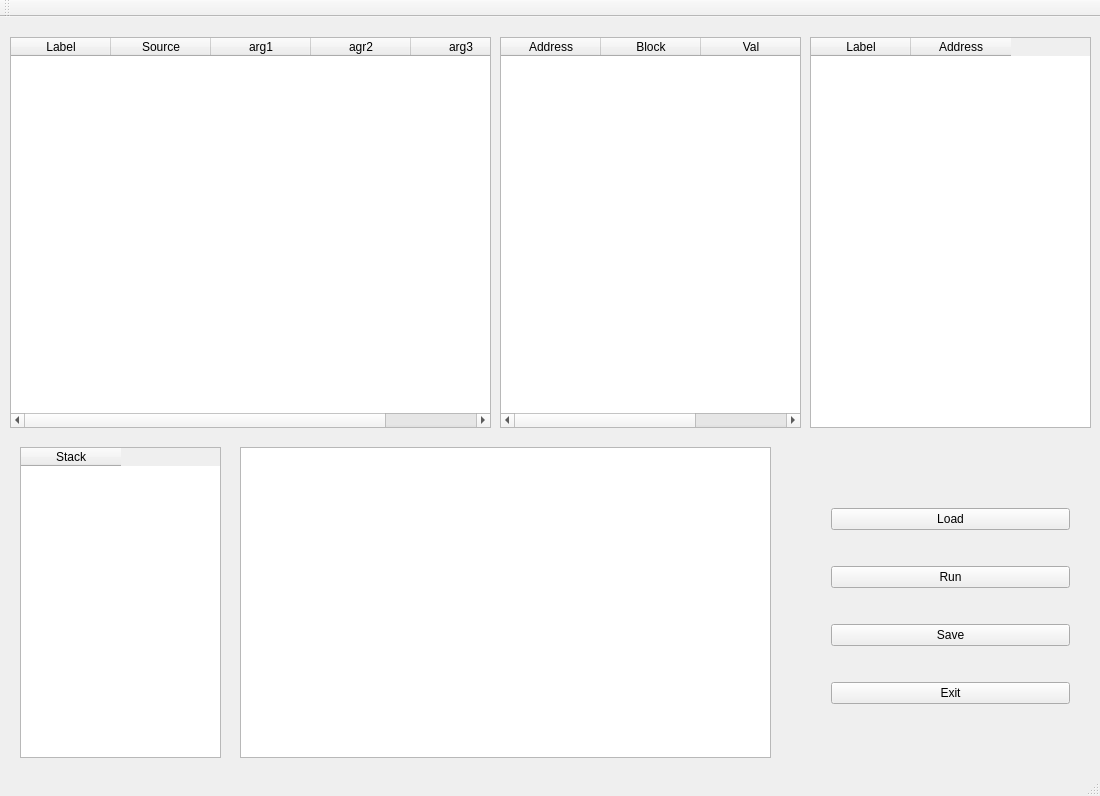
<?xml version="1.0" encoding="UTF-8"?>
<ui version="4.0">
 <class>VirtualMachineClass</class>
 <widget class="QMainWindow" name="VirtualMachineClass">
  <property name="geometry">
   <rect>
    <x>0</x>
    <y>0</y>
    <width>1100</width>
    <height>796</height>
   </rect>
  </property>
  <property name="windowTitle">
   <string>UCodeInterpreter</string>
  </property>
  <widget class="QWidget" name="centralWidget">
   <widget class="QWidget" name="verticalLayoutWidget">
    <property name="geometry">
     <rect>
      <x>820</x>
      <y>450</y>
      <width>261</width>
      <height>281</height>
     </rect>
    </property>
    <layout class="QVBoxLayout" name="verticalLayout">
     <item>
      <widget class="QPushButton" name="readButton">
       <property name="text">
        <string>Load</string>
       </property>
      </widget>
     </item>
     <item>
      <widget class="QPushButton" name="runButton">
       <property name="text">
        <string>Run</string>
       </property>
      </widget>
     </item>
     <item>
      <widget class="QPushButton" name="createLstButton">
       <property name="text">
        <string>Save</string>
       </property>
      </widget>
     </item>
     <item>
      <widget class="QPushButton" name="exitButton">
       <property name="text">
        <string>Exit</string>
       </property>
      </widget>
     </item>
    </layout>
   </widget>
   <widget class="QTableWidget" name="tableWidget">
    <property name="geometry">
     <rect>
      <x>10</x>
      <y>20</y>
      <width>481</width>
      <height>391</height>
     </rect>
    </property>
    <column>
     <property name="text">
      <string>Label</string>
     </property>
     <property name="font">
      <font>
       <stylestrategy>PreferDefault</stylestrategy>
      </font>
     </property>
    </column>
    <column>
     <property name="text">
      <string>Source</string>
     </property>
    </column>
    <column>
     <property name="text">
      <string>arg1</string>
     </property>
    </column>
    <column>
     <property name="text">
      <string>agr2</string>
     </property>
    </column>
    <column>
     <property name="text">
      <string>arg3</string>
     </property>
    </column>
   </widget>
   <widget class="QTableWidget" name="MemoryTable">
    <property name="geometry">
     <rect>
      <x>500</x>
      <y>20</y>
      <width>301</width>
      <height>391</height>
     </rect>
    </property>
    <column>
     <property name="text">
      <string>Address</string>
     </property>
    </column>
    <column>
     <property name="text">
      <string>Block</string>
     </property>
    </column>
    <column>
     <property name="text">
      <string>Val</string>
     </property>
    </column>
   </widget>
   <widget class="QTableWidget" name="CPUStackTable">
    <property name="geometry">
     <rect>
      <x>20</x>
      <y>430</y>
      <width>201</width>
      <height>311</height>
     </rect>
    </property>
    <column>
     <property name="text">
      <string>Stack</string>
     </property>
    </column>
   </widget>
   <widget class="QTableWidget" name="tableWidget_2">
    <property name="geometry">
     <rect>
      <x>810</x>
      <y>20</y>
      <width>281</width>
      <height>391</height>
     </rect>
    </property>
    <property name="sizeAdjustPolicy">
     <enum>QAbstractScrollArea::SizeAdjustPolicy::AdjustToContents</enum>
    </property>
    <attribute name="horizontalHeaderCascadingSectionResizes">
     <bool>true</bool>
    </attribute>
    <column>
     <property name="text">
      <string>Label</string>
     </property>
    </column>
    <column>
     <property name="text">
      <string>Address</string>
     </property>
    </column>
   </widget>
   <widget class="QTextBrowser" name="textBrowser">
    <property name="geometry">
     <rect>
      <x>240</x>
      <y>430</y>
      <width>531</width>
      <height>311</height>
     </rect>
    </property>
   </widget>
  </widget>
  <widget class="QMenuBar" name="menuBar">
   <property name="geometry">
    <rect>
     <x>0</x>
     <y>0</y>
     <width>1100</width>
     <height>21</height>
    </rect>
   </property>
  </widget>
  <widget class="QToolBar" name="mainToolBar">
   <attribute name="toolBarArea">
    <enum>TopToolBarArea</enum>
   </attribute>
   <attribute name="toolBarBreak">
    <bool>false</bool>
   </attribute>
  </widget>
  <widget class="QStatusBar" name="statusBar"/>
 </widget>
 <layoutdefault spacing="6" margin="11"/>
 <resources>
  <include location="UCodeInterpreter.qrc"/>
 </resources>
 <connections/>
</ui>
